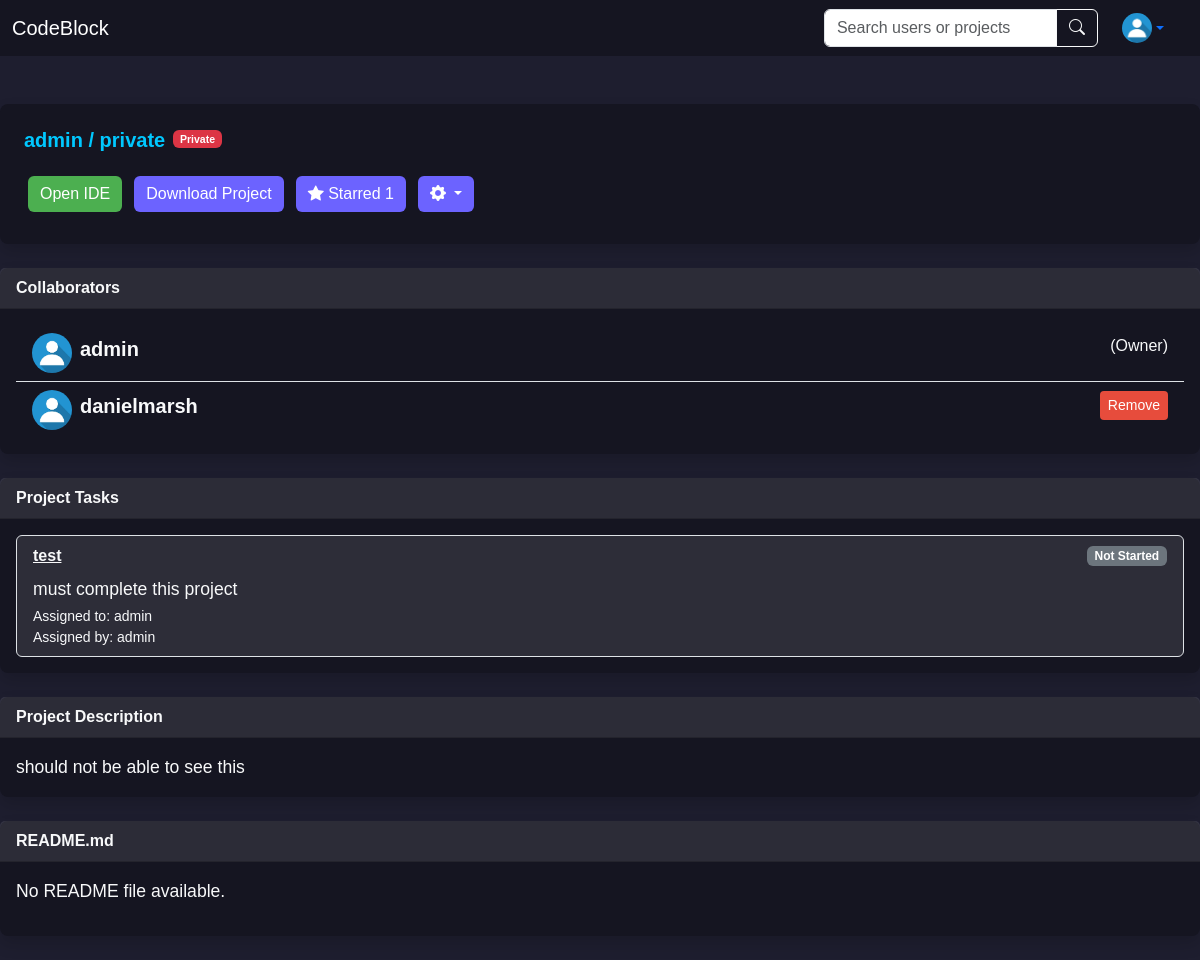
The app's page /project/admin/12/ (signed in), older data.
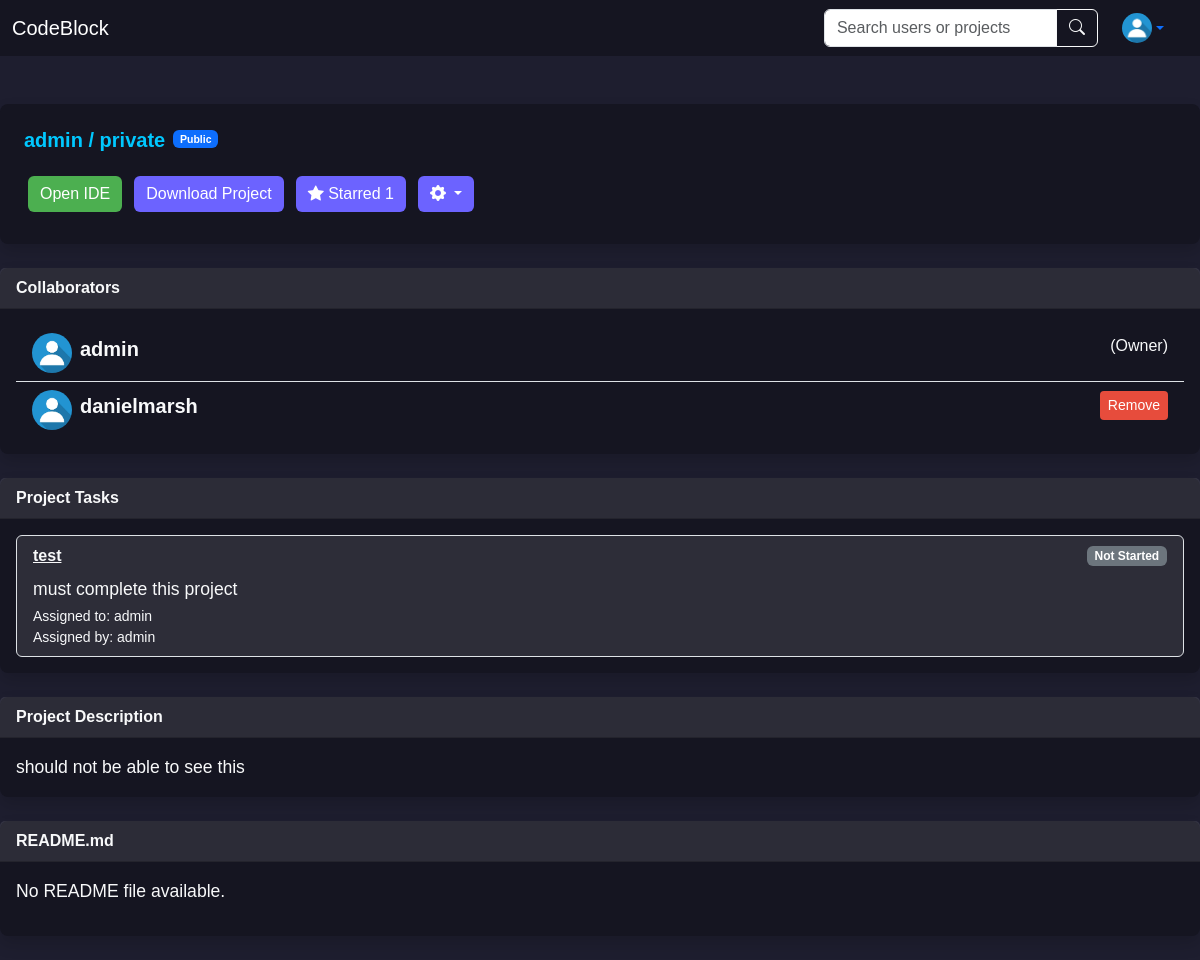
The same page, newer data.
### ide/views.py (the view, shortened to what this page needs)
# urls.py: path('project/<str:username>/<int:project_id>/', ProjectView.as_view(), name='project'),
class ProjectView(LoginRequiredMixin, TemplateView):
    template_name = 'project.html'
    login_url = 'login'
    def get(self, request, *args, **kwargs):
        project_id = kwargs.get('project_id')
        if project_id:
            try:
                current_project = Project.objects.get(id=project_id)
            except Project.DoesNotExist:
                return redirect('personal_profile')  # Redirect if the project does not exist
        else:
            current_project = Project.objects.order_by('-modified_at').first()
        project_tree = get_project_tree(current_project.project_path)
        readme_content = "<p>No README file available.</p>"
        readme_path = os.path.join(current_project.project_path, "README.md")
        if os.path.exists(readme_path):
            with open(readme_path, "r", encoding="utf-8") as readme_file:
                readme_content = markdown.markdown(readme_file.read())
        context = {
            'current_project': current_project,
            'project_tree': project_tree,
            'readme_content': readme_content,
            'tasks': current_project.tasks.all()
        }
        return render(request, self.template_name, context)

### ide/views.py (called while the page is built, shortened)
def get_project_tree(project_path):
    project_tree = []
    root_dir = os.path.basename(project_path)
    return project_tree

### ide/templates/project.html (shortened to what the changed rows need)
{% extends 'base.html' %}
{% block extra_head %}
    {% load static %}
    <link rel="stylesheet" type="text/css" href="{% static 'project.css' %}">
{% endblock %}
{% block content %}
    <div class="mb-4">
        <div class="card shadow border-0">
            <div class="text-light m-4">
                <div class="d-flex flex-wrap justify-content-start">
                    <p class="text-light small ms-2">
                        {% if current_project.is_public %}
                            <span class="badge bg-primary">Public</span>
                        {% else %}
                            <span class="badge bg-danger">Private</span>
                        {% endif %}
                    </p>
                </div>
            </div>
        </div>
    </div>
{% endblock %}

Row changes from the older to the newer data that the page shows:
changed Project "private": is_public False → True (drawn)
Text that changed along with them:
text no longer shown: "Private"
text now shown: "Public"
